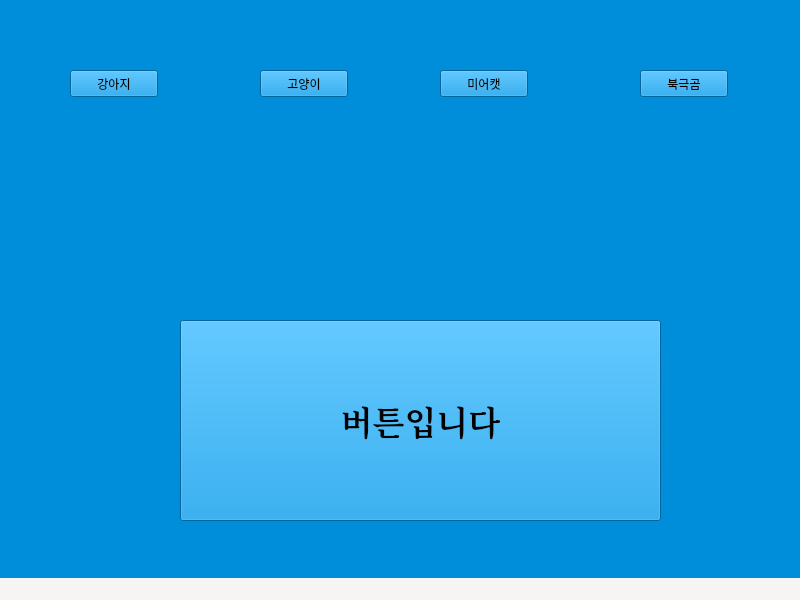
<?xml version="1.0" encoding="UTF-8"?>
<ui version="4.0">
 <class>MainWindow</class>
 <widget class="QMainWindow" name="MainWindow">
  <property name="geometry">
   <rect>
    <x>0</x>
    <y>0</y>
    <width>800</width>
    <height>600</height>
   </rect>
  </property>
  <property name="windowTitle">
   <string>MainWindow</string>
  </property>
  <property name="layoutDirection">
   <enum>Qt::LeftToRight</enum>
  </property>
  <property name="styleSheet">
   <string notr="true">background-color: rgb(0, 141, 218);</string>
  </property>
  <widget class="QWidget" name="centralwidget">
   <widget class="QLabel" name="label">
    <property name="geometry">
     <rect>
      <x>20</x>
      <y>60</y>
      <width>181</width>
      <height>271</height>
     </rect>
    </property>
    <property name="text">
     <string/>
    </property>
    <property name="pixmap">
     <pixmap>../../../Downloads/제목 없음.jpeg</pixmap>
    </property>
    <property name="scaledContents">
     <bool>true</bool>
    </property>
   </widget>
   <widget class="QLabel" name="label_2">
    <property name="geometry">
     <rect>
      <x>190</x>
      <y>110</y>
      <width>231</width>
      <height>191</height>
     </rect>
    </property>
    <property name="text">
     <string/>
    </property>
    <property name="pixmap">
     <pixmap>../../../Downloads/pngwing.com(1).png</pixmap>
    </property>
    <property name="scaledContents">
     <bool>true</bool>
    </property>
   </widget>
   <widget class="QLabel" name="label_3">
    <property name="geometry">
     <rect>
      <x>440</x>
      <y>140</y>
      <width>131</width>
      <height>141</height>
     </rect>
    </property>
    <property name="text">
     <string/>
    </property>
    <property name="pixmap">
     <pixmap>../../../Downloads/pngwing.com(2).png</pixmap>
    </property>
    <property name="scaledContents">
     <bool>true</bool>
    </property>
   </widget>
   <widget class="QLabel" name="label_5">
    <property name="geometry">
     <rect>
      <x>590</x>
      <y>130</y>
      <width>181</width>
      <height>161</height>
     </rect>
    </property>
    <property name="text">
     <string/>
    </property>
    <property name="pixmap">
     <pixmap>../../../Downloads/pngwing.com(3).png</pixmap>
    </property>
    <property name="scaledContents">
     <bool>true</bool>
    </property>
   </widget>
   <widget class="QPushButton" name="pushButton">
    <property name="geometry">
     <rect>
      <x>70</x>
      <y>70</y>
      <width>88</width>
      <height>27</height>
     </rect>
    </property>
    <property name="text">
     <string>강아지</string>
    </property>
   </widget>
   <widget class="QPushButton" name="pushButton_2">
    <property name="geometry">
     <rect>
      <x>260</x>
      <y>70</y>
      <width>88</width>
      <height>27</height>
     </rect>
    </property>
    <property name="text">
     <string>고양이</string>
    </property>
   </widget>
   <widget class="QPushButton" name="pushButton_3">
    <property name="geometry">
     <rect>
      <x>440</x>
      <y>70</y>
      <width>88</width>
      <height>27</height>
     </rect>
    </property>
    <property name="text">
     <string>미어캣</string>
    </property>
   </widget>
   <widget class="QPushButton" name="pushButton_4">
    <property name="geometry">
     <rect>
      <x>640</x>
      <y>70</y>
      <width>88</width>
      <height>27</height>
     </rect>
    </property>
    <property name="text">
     <string>북극곰</string>
    </property>
   </widget>
   <widget class="QPushButton" name="pushButton_5">
    <property name="enabled">
     <bool>true</bool>
    </property>
    <property name="geometry">
     <rect>
      <x>180</x>
      <y>320</y>
      <width>481</width>
      <height>201</height>
     </rect>
    </property>
    <property name="font">
     <font>
      <family>Serif</family>
      <pointsize>25</pointsize>
      <weight>75</weight>
      <bold>true</bold>
     </font>
    </property>
    <property name="cursor">
     <cursorShape>PointingHandCursor</cursorShape>
    </property>
    <property name="layoutDirection">
     <enum>Qt::LeftToRight</enum>
    </property>
    <property name="styleSheet">
     <string notr="true">border-image : url(/home/lms/PycharmProjects/pythonProject/4_OOP/image/pngwing_com.png);</string>
    </property>
    <property name="text">
     <string>버튼입니다</string>
    </property>
    <property name="autoRepeat">
     <bool>false</bool>
    </property>
   </widget>
   <zorder>label_2</zorder>
   <zorder>label</zorder>
   <zorder>label_3</zorder>
   <zorder>label_5</zorder>
   <zorder>pushButton</zorder>
   <zorder>pushButton_2</zorder>
   <zorder>pushButton_3</zorder>
   <zorder>pushButton_4</zorder>
   <zorder>pushButton_5</zorder>
  </widget>
  <widget class="QMenuBar" name="menubar">
   <property name="geometry">
    <rect>
     <x>0</x>
     <y>0</y>
     <width>800</width>
     <height>28</height>
    </rect>
   </property>
   <property name="styleSheet">
    <string notr="true">background-color: rgb(220, 138, 221);</string>
   </property>
  </widget>
  <widget class="QStatusBar" name="statusbar">
   <property name="styleSheet">
    <string notr="true">background-color: rgb(246, 245, 244);</string>
   </property>
  </widget>
 </widget>
 <resources/>
 <connections/>
</ui>
